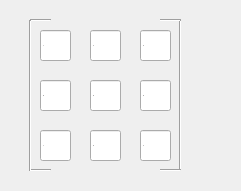
   <widget class="QWidget" name="q_history_matrix_ans" native="true">
    <property name="geometry">
     <rect>
      <x>800</x>
      <y>60</y>
      <width>241</width>
      <height>191</height>
     </rect>
    </property>
    <widget class="Line" name="line_13">
     <property name="geometry">
      <rect>
       <x>30</x>
       <y>10</y>
       <width>21</width>
       <height>20</height>
      </rect>
     </property>
     <property name="orientation">
      <enum>Qt::Horizontal</enum>
     </property>
    </widget>
    <widget class="Line" name="line_14">
     <property name="geometry">
      <rect>
       <x>170</x>
       <y>20</y>
       <width>20</width>
       <height>151</height>
      </rect>
     </property>
     <property name="orientation">
      <enum>Qt::Vertical</enum>
     </property>
    </widget>
    <widget class="QLineEdit" name="h27">
     <property name="geometry">
      <rect>
       <x>140</x>
       <y>130</y>
       <width>31</width>
       <height>31</height>
      </rect>
     </property>
     <property name="font">
      <font>
       <family>Sans SemiBold</family>
       <pointsize>-1</pointsize>
       <weight>75</weight>
       <italic>false</italic>
       <bold>true</bold>
      </font>
     </property>
     <property name="text">
      <string>4</string>
     </property>
    </widget>
    <widget class="QLineEdit" name="h23">
     <property name="geometry">
      <rect>
       <x>90</x>
       <y>80</y>
       <width>31</width>
       <height>31</height>
      </rect>
     </property>
     <property name="font">
      <font>
       <family>Sans SemiBold</family>
       <pointsize>-1</pointsize>
       <weight>75</weight>
       <italic>false</italic>
       <bold>true</bold>
      </font>
     </property>
     <property name="text">
      <string>5</string>
     </property>
    </widget>
    <widget class="QLineEdit" name="h20">
     <property name="geometry">
      <rect>
       <x>90</x>
       <y>30</y>
       <width>31</width>
       <height>31</height>
      </rect>
     </property>
     <property name="font">
      <font>
       <family>Sans SemiBold</family>
       <pointsize>-1</pointsize>
       <weight>75</weight>
       <italic>false</italic>
       <bold>true</bold>
      </font>
     </property>
     <property name="text">
      <string>4</string>
     </property>
    </widget>
    <widget class="Line" name="line_15">
     <property name="geometry">
      <rect>
       <x>30</x>
       <y>160</y>
       <width>21</width>
       <height>20</height>
      </rect>
     </property>
     <property name="orientation">
      <enum>Qt::Horizontal</enum>
     </property>
    </widget>
    <widget class="QLineEdit" name="h24">
     <property name="geometry">
      <rect>
       <x>140</x>
       <y>80</y>
       <width>31</width>
       <height>31</height>
      </rect>
     </property>
     <property name="font">
      <font>
       <family>Sans SemiBold</family>
       <pointsize>-1</pointsize>
       <weight>75</weight>
       <italic>false</italic>
       <bold>true</bold>
      </font>
     </property>
     <property name="text">
      <string>6</string>
     </property>
    </widget>
    <widget class="QLineEdit" name="h25">
     <property name="geometry">
      <rect>
       <x>40</x>
       <y>130</y>
       <width>31</width>
       <height>31</height>
      </rect>
     </property>
     <property name="font">
      <font>
       <family>Sans SemiBold</family>
       <pointsize>-1</pointsize>
       <weight>75</weight>
       <italic>false</italic>
       <bold>true</bold>
      </font>
     </property>
     <property name="text">
      <string>1</string>
     </property>
    </widget>
    <widget class="QLineEdit" name="h26">
     <property name="geometry">
      <rect>
       <x>90</x>
       <y>130</y>
       <width>31</width>
       <height>31</height>
      </rect>
     </property>
     <property name="font">
      <font>
       <family>Sans SemiBold</family>
       <pointsize>-1</pointsize>
       <weight>75</weight>
       <italic>false</italic>
       <bold>true</bold>
      </font>
     </property>
     <property name="text">
      <string>0</string>
     </property>
    </widget>
    <widget class="Line" name="line_16">
     <property name="geometry">
      <rect>
       <x>20</x>
       <y>20</y>
       <width>20</width>
       <height>151</height>
      </rect>
     </property>
     <property name="orientation">
      <enum>Qt::Vertical</enum>
     </property>
    </widget>
    <widget class="QLineEdit" name="h22">
     <property name="geometry">
      <rect>
       <x>40</x>
       <y>80</y>
       <width>31</width>
       <height>31</height>
      </rect>
     </property>
     <property name="font">
      <font>
       <family>Sans SemiBold</family>
       <pointsize>-1</pointsize>
       <weight>75</weight>
       <italic>false</italic>
       <bold>true</bold>
      </font>
     </property>
     <property name="text">
      <string>-3</string>
     </property>
    </widget>
    <widget class="QLineEdit" name="h21">
     <property name="geometry">
      <rect>
       <x>140</x>
       <y>30</y>
       <width>31</width>
       <height>31</height>
      </rect>
     </property>
     <property name="font">
      <font>
       <family>Sans SemiBold</family>
       <pointsize>-1</pointsize>
       <weight>75</weight>
       <italic>false</italic>
       <bold>true</bold>
      </font>
     </property>
     <property name="text">
      <string>2</string>
     </property>
    </widget>
    <widget class="QLineEdit" name="h19">
     <property name="geometry">
      <rect>
       <x>40</x>
       <y>30</y>
       <width>31</width>
       <height>31</height>
      </rect>
     </property>
     <property name="font">
      <font>
       <family>Sans SemiBold</family>
       <pointsize>-1</pointsize>
       <weight>75</weight>
       <italic>false</italic>
       <bold>true</bold>
      </font>
     </property>
     <property name="text">
      <string>1</string>
     </property>
    </widget>
    <widget class="Line" name="line_17">
     <property name="geometry">
      <rect>
       <x>160</x>
       <y>160</y>
       <width>21</width>
       <height>20</height>
      </rect>
     </property>
     <property name="orientation">
      <enum>Qt::Horizontal</enum>
     </property>
    </widget>
    <widget class="Line" name="line_18">
     <property name="geometry">
      <rect>
       <x>160</x>
       <y>10</y>
       <width>21</width>
       <height>20</height>
      </rect>
     </property>
     <property name="orientation">
      <enum>Qt::Horizontal</enum>
     </property>
    </widget>
   </widget>
